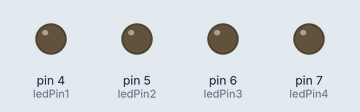
A sketch run on a simulated Arduino Uno, built with avr-gcc and run on an emulated ATmega328P. On the bench: output pins drawn as LEDs (lit = HIGH).

Above: at 0.5 s.
At 5.5 s:
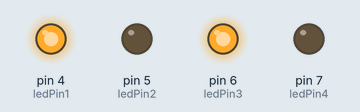
At 10.0 s:
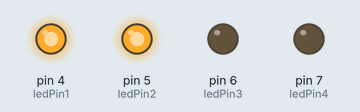
At 20.1 s:
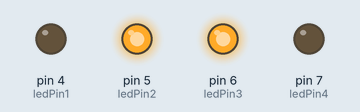
At 29.5 s:
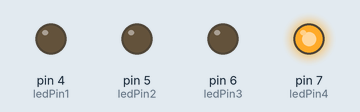
At 39.8 s:
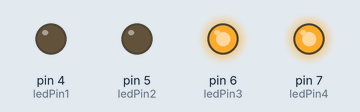
Timing chart, 0 to 40.0 s (numbered marks = the images above):
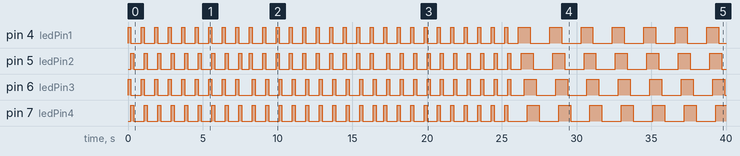

The sketch:

PhysComp_Steph_Assignment1.ino
```cpp
//Assignment One
int count = 0;

int ms = 200;

//LED PINS
const int ledPin1 = 4;
const int ledPin2 = 5;
const int ledPin3 = 6;
const int ledPin4 = 7;

void setup() {
  // put your setup code here, to run once:
  pinMode(ledPin1, OUTPUT);
  pinMode(ledPin2, OUTPUT);
  pinMode(ledPin3, OUTPUT);
  pinMode(ledPin4, OUTPUT);

}

void loop() {
  // put your main code here, to run repeatedly:
  count++;

  if (count < 10){
    digitalWrite(ledPin1, HIGH);
    digitalWrite(ledPin2, LOW);
    digitalWrite(ledPin3, HIGH);
    digitalWrite(ledPin4, LOW);
    delay(ms);
    digitalWrite(ledPin1, LOW);
    digitalWrite(ledPin2, HIGH);
    digitalWrite(ledPin3, LOW);
    digitalWrite(ledPin4, HIGH);
    delay(ms);
    digitalWrite(ledPin1, LOW);
    digitalWrite(ledPin2, LOW);
    digitalWrite(ledPin3, LOW);
    digitalWrite(ledPin4, LOW);
    delay(500);
  }
  else if (count >= 10 && count < 20){
    digitalWrite(ledPin1, HIGH);
    digitalWrite(ledPin2, HIGH);
    digitalWrite(ledPin3, LOW);
    digitalWrite(ledPin4, LOW);
    delay(ms);
    digitalWrite(ledPin1, LOW);
    digitalWrite(ledPin2, LOW);
    digitalWrite(ledPin3, HIGH);
    digitalWrite(ledPin4, HIGH);
    delay(ms);
    digitalWrite(ledPin1, LOW);
    digitalWrite(ledPin2, LOW);
    digitalWrite(ledPin3, LOW);
    digitalWrite(ledPin4, LOW);
    delay(500);
  }
  else if (count >= 20 && count < 30) {
    digitalWrite(ledPin1, HIGH);
    digitalWrite(ledPin2, LOW);
    digitalWrite(ledPin3, LOW);
    digitalWrite(ledPin4, HIGH);
    delay(ms);
    digitalWrite(ledPin1, LOW);
    digitalWrite(ledPin2, HIGH);
    digitalWrite(ledPin3, HIGH);
    digitalWrite(ledPin4, LOW);
    delay(ms);
    digitalWrite(ledPin1, LOW);
    digitalWrite(ledPin2, LOW);
    digitalWrite(ledPin3, LOW);
    digitalWrite(ledPin4, LOW);
    delay(500);
  }
  else if (count >= 30 && count < 40){
    digitalWrite(ledPin1, HIGH);
    delay(ms);
    digitalWrite(ledPin2, HIGH);
    delay(ms);
    digitalWrite(ledPin3, HIGH);
    delay(ms);
    digitalWrite(ledPin4, HIGH);
    delay(ms);
    digitalWrite(ledPin1, LOW);
    delay(ms);
    digitalWrite(ledPin2, LOW);
    delay(ms);
    digitalWrite(ledPin3, LOW);
    delay(ms);
    digitalWrite(ledPin4, LOW);
    delay(ms);
    digitalWrite(ledPin1, LOW);
    digitalWrite(ledPin2, LOW);
    digitalWrite(ledPin3, LOW);
    digitalWrite(ledPin4, LOW);
    delay(500);
  }
  else{
    count = 0;
    digitalWrite(ledPin1, LOW);
    digitalWrite(ledPin2, LOW);
    digitalWrite(ledPin3, LOW);
    digitalWrite(ledPin4, LOW);
  }
  //count++;
}
```

Measured:
- by itself, pin 4 (ledPin1): goes 29 × (HIGH 0.20 s, LOW 0.70 s), 6 × (HIGH 0.80 s, LOW 1.3 s), HIGH 0.80 s, then LOW
- by itself, pin 5 (ledPin2): LOW → HIGH at 0.20 s, → LOW 0.20 s later, → HIGH 0.70 s later, → LOW 0.20 s later, … (72 changes in this stretch)
- by itself, pin 6 (ledPin3): LOW → HIGH at 0.00 s, → LOW 0.20 s later, → HIGH 0.70 s later, → LOW 0.20 s later, … (72 changes in this stretch)
- by itself, pin 7 (ledPin4): LOW → HIGH at 0.20 s, → LOW 0.20 s later, → HIGH 0.70 s later, → LOW 0.20 s later, … (71 changes in this stretch)
